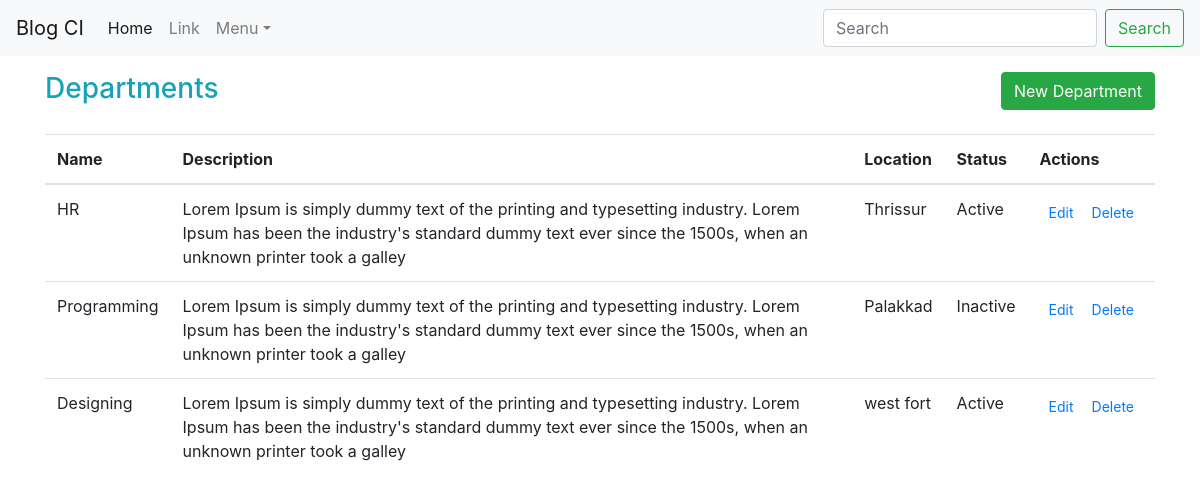
The app's page /index.php/department with its own data.
### tables this page shows
CREATE TABLE `department` (
  `id` int(11) NOT NULL,
  `name` varchar(60) NOT NULL,
  `description` text NOT NULL,
  `location` text NOT NULL,
  `status` tinyint(4) NOT NULL,
  `created_at` timestamp NOT NULL DEFAULT CURRENT_TIMESTAMP ON UPDATE CURRENT_TIMESTAMP
);

### application/views/department/page.php (called while the page is built, shortened)
<?php
$this->load->view('master/header');
$this->load->view($page);
?>

### application/controllers/Department.php (called while the page is built, shortened)
<?php
class Department extends CI_Controller
{
    public function  __construct()
    {
        $this->load->model('departments');
    }
    public function index()
    {
        $data['departments'] = $this->departments->get_all_item('department');
        $data['page'] = 'department/index';
        $this->load->view('department/page', $data);
    }
}

### index.php (called while the page is built, shortened)
<?php
require_once BASEPATH.'core/CodeIgniter.php';

### application/models/Common.php (called while the page is built, shortened)
<?php
class Common extends CI_Model
{
    public function get_all_item($table)
    {
        $query = $this->db->get($table);
        $res=$query->result();
        return $res;
    }
}

### application/views/department/index.php (the view, shortened to what this page needs)
<div class="row">
    <div class="col">
        <h3 class="text-info" style="display:inline">Departments</h3>
        <span class="float-right"> <a href="<?php echo base_url(); ?>department/create" class="btn btn-success">New Department</a><br></span>
    </div>
</div>
<div class="row">
    <div class="col"><br>
        <table class="table">
            <thead>
            <tr>
                <th scope="col">Name</th>
                <th scope="col">Description</th>
                <th scope="col">Location</th>
                <th scope="col">Status</th>
                <th scope="col">Actions</th>
            </tr>
            </thead>
            <tbody>
            <?php foreach ($departments as $department) { ?>
                <tr>
                    <td><?php echo $department->name ;?></td>
                    <td><?php echo $department->description ;?></td>
                    <td><?php echo $department->location ;?></td>
                    <td><?php echo ($department->status == 1) ? 'Active' : 'Inactive'; ?></td>
                    <td>
                        <div class="btn-group">
                            <a href="<?php echo base_url() ;?>department/edit/<?php echo $department->id ;?>" class="btn btn-link btn-sm" >Edit</a>
                            <form action="<?php echo base_url();?>department/destroy/<?php echo $department->id ;?>" method="post" class="form-inline">
                                <button type="submit" class="btn btn-link btn-sm">Delete</button>
                            </form>
                        </div>
                    </td>
                </tr>
            <?php } ?>
            </tbody>
        </table>
    </div>
</div>

### application/views/master/header.php (style rules this page uses)
body { min-height: 75rem; padding-top: 4.5rem; }

### records on screen
department: name "HR", description "Lorem Ipsum is simply dummy text of the printing and typesetting industry. Lorem Ipsum has been the industry's standard dummy text ever since the 1500s, when an unknown printer took a galley", location "Thrissur", status "Active"
department: name "Programming", description "Lorem Ipsum is simply dummy text of the printing and typesetting industry. Lorem Ipsum has been the industry's standard dummy text ever since the 1500s, when an unknown printer took a galley", location "Palakkad", status "Inactive"
department: name "Designing", description "Lorem Ipsum is simply dummy text of the printing and typesetting industry. Lorem Ipsum has been the industry's standard dummy text ever since the 1500s, when an unknown printer took a galley", location "west fort", status "Active"
